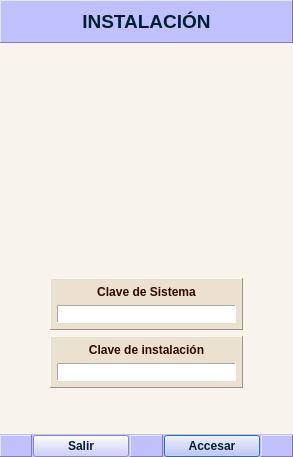
<?xml version="1.0" encoding="UTF-8"?>
<ui version="4.0">
 <class>Dialog</class>
 <widget class="QDialog" name="Dialog">
  <property name="windowModality">
   <enum>Qt::ApplicationModal</enum>
  </property>
  <property name="geometry">
   <rect>
    <x>0</x>
    <y>0</y>
    <width>293</width>
    <height>457</height>
   </rect>
  </property>
  <property name="windowIcon">
   <iconset resource="resources.qrc">
    <normaloff>:/icon.ico</normaloff>:/icon.ico</iconset>
  </property>
  <property name="styleSheet">
   <string notr="true">background-color:#F8F4ED;</string>
  </property>
  <layout class="QGridLayout" name="gridLayout">
   <property name="margin">
    <number>0</number>
   </property>
   <item row="5" column="0">
    <spacer name="verticalSpacer">
     <property name="orientation">
      <enum>Qt::Vertical</enum>
     </property>
     <property name="sizeType">
      <enum>QSizePolicy::Preferred</enum>
     </property>
     <property name="sizeHint" stdset="0">
      <size>
       <width>40</width>
       <height>40</height>
      </size>
     </property>
    </spacer>
   </item>
   <item row="11" column="0">
    <spacer name="verticalSpacer_4">
     <property name="orientation">
      <enum>Qt::Vertical</enum>
     </property>
     <property name="sizeType">
      <enum>QSizePolicy::Preferred</enum>
     </property>
     <property name="sizeHint" stdset="0">
      <size>
       <width>178</width>
       <height>40</height>
      </size>
     </property>
    </spacer>
   </item>
   <item row="1" column="0">
    <widget class="QFrame" name="titleFR">
     <property name="sizePolicy">
      <sizepolicy hsizetype="Preferred" vsizetype="Fixed">
       <horstretch>0</horstretch>
       <verstretch>0</verstretch>
      </sizepolicy>
     </property>
     <property name="styleSheet">
      <string notr="true">color:#002030; background-color:#C0C0FF</string>
     </property>
     <property name="frameShape">
      <enum>QFrame::Panel</enum>
     </property>
     <property name="frameShadow">
      <enum>QFrame::Raised</enum>
     </property>
     <layout class="QVBoxLayout" name="verticalLayout_4">
      <item>
       <widget class="QLabel" name="titleLB">
        <property name="font">
         <font>
          <pointsize>14</pointsize>
          <weight>75</weight>
          <bold>true</bold>
         </font>
        </property>
        <property name="text">
         <string>INSTALACIÓN</string>
        </property>
        <property name="alignment">
         <set>Qt::AlignCenter</set>
        </property>
       </widget>
      </item>
     </layout>
    </widget>
   </item>
   <item row="2" column="0">
    <spacer name="verticalSpacer_2">
     <property name="orientation">
      <enum>Qt::Vertical</enum>
     </property>
     <property name="sizeType">
      <enum>QSizePolicy::Preferred</enum>
     </property>
     <property name="sizeHint" stdset="0">
      <size>
       <width>20</width>
       <height>40</height>
      </size>
     </property>
    </spacer>
   </item>
   <item row="13" column="0">
    <widget class="QFrame" name="buttonsFR_layout">
     <property name="sizePolicy">
      <sizepolicy hsizetype="Preferred" vsizetype="Fixed">
       <horstretch>0</horstretch>
       <verstretch>0</verstretch>
      </sizepolicy>
     </property>
     <property name="styleSheet">
      <string notr="true">color:#002030; background-color:#C0C0FF</string>
     </property>
     <property name="frameShape">
      <enum>QFrame::NoFrame</enum>
     </property>
     <property name="frameShadow">
      <enum>QFrame::Raised</enum>
     </property>
     <layout class="QHBoxLayout" name="horizontalLayout_3">
      <property name="spacing">
       <number>1</number>
      </property>
      <property name="leftMargin">
       <number>0</number>
      </property>
      <property name="topMargin">
       <number>1</number>
      </property>
      <property name="rightMargin">
       <number>0</number>
      </property>
      <property name="bottomMargin">
       <number>0</number>
      </property>
      <item>
       <widget class="QFrame" name="leftSpacerFR">
        <property name="sizePolicy">
         <sizepolicy hsizetype="Preferred" vsizetype="Preferred">
          <horstretch>1</horstretch>
          <verstretch>0</verstretch>
         </sizepolicy>
        </property>
        <property name="frameShape">
         <enum>QFrame::Panel</enum>
        </property>
        <property name="frameShadow">
         <enum>QFrame::Raised</enum>
        </property>
        <property name="lineWidth">
         <number>1</number>
        </property>
       </widget>
      </item>
      <item>
       <widget class="QPushButton" name="cancelBU">
        <property name="sizePolicy">
         <sizepolicy hsizetype="Minimum" vsizetype="Fixed">
          <horstretch>3</horstretch>
          <verstretch>0</verstretch>
         </sizepolicy>
        </property>
        <property name="font">
         <font>
          <pointsize>9</pointsize>
          <weight>75</weight>
          <bold>true</bold>
         </font>
        </property>
        <property name="text">
         <string>Salir</string>
        </property>
        <property name="icon">
         <iconset resource="resources.qrc">
          <normaloff>:/Cancel.png</normaloff>:/Cancel.png</iconset>
        </property>
        <property name="iconSize">
         <size>
          <width>32</width>
          <height>32</height>
         </size>
        </property>
       </widget>
      </item>
      <item>
       <widget class="QFrame" name="frame_2">
        <property name="sizePolicy">
         <sizepolicy hsizetype="Preferred" vsizetype="Preferred">
          <horstretch>1</horstretch>
          <verstretch>0</verstretch>
         </sizepolicy>
        </property>
        <property name="frameShape">
         <enum>QFrame::Panel</enum>
        </property>
        <property name="frameShadow">
         <enum>QFrame::Raised</enum>
        </property>
        <property name="lineWidth">
         <number>1</number>
        </property>
       </widget>
      </item>
      <item>
       <widget class="QPushButton" name="acceptBU">
        <property name="sizePolicy">
         <sizepolicy hsizetype="Minimum" vsizetype="Fixed">
          <horstretch>3</horstretch>
          <verstretch>0</verstretch>
         </sizepolicy>
        </property>
        <property name="font">
         <font>
          <pointsize>9</pointsize>
          <weight>75</weight>
          <bold>true</bold>
         </font>
        </property>
        <property name="text">
         <string>Accesar</string>
        </property>
        <property name="icon">
         <iconset resource="resources.qrc">
          <normaloff>:/CheckMark.png</normaloff>:/CheckMark.png</iconset>
        </property>
        <property name="iconSize">
         <size>
          <width>32</width>
          <height>32</height>
         </size>
        </property>
        <property name="default">
         <bool>true</bool>
        </property>
       </widget>
      </item>
      <item>
       <widget class="QFrame" name="rightSpacerFR">
        <property name="sizePolicy">
         <sizepolicy hsizetype="Preferred" vsizetype="Preferred">
          <horstretch>1</horstretch>
          <verstretch>0</verstretch>
         </sizepolicy>
        </property>
        <property name="frameShape">
         <enum>QFrame::Panel</enum>
        </property>
        <property name="frameShadow">
         <enum>QFrame::Raised</enum>
        </property>
        <property name="lineWidth">
         <number>1</number>
        </property>
       </widget>
      </item>
     </layout>
    </widget>
   </item>
   <item row="7" column="0">
    <widget class="QFrame" name="installCodeFR_layout">
     <property name="frameShadow">
      <enum>QFrame::Raised</enum>
     </property>
     <layout class="QHBoxLayout" name="horizontalLayout_7">
      <property name="margin">
       <number>0</number>
      </property>
      <item>
       <spacer name="spacer_8">
        <property name="orientation">
         <enum>Qt::Horizontal</enum>
        </property>
        <property name="sizeType">
         <enum>QSizePolicy::Preferred</enum>
        </property>
        <property name="sizeHint" stdset="0">
         <size>
          <width>50</width>
          <height>20</height>
         </size>
        </property>
       </spacer>
      </item>
      <item>
       <widget class="QFrame" name="installCodeFR">
        <property name="sizePolicy">
         <sizepolicy hsizetype="Preferred" vsizetype="Fixed">
          <horstretch>0</horstretch>
          <verstretch>0</verstretch>
         </sizepolicy>
        </property>
        <property name="minimumSize">
         <size>
          <width>50</width>
          <height>0</height>
         </size>
        </property>
        <property name="styleSheet">
         <string notr="true">color:#300A00; background-color:#ECE0D0;</string>
        </property>
        <property name="frameShape">
         <enum>QFrame::Panel</enum>
        </property>
        <property name="frameShadow">
         <enum>QFrame::Raised</enum>
        </property>
        <layout class="QVBoxLayout" name="verticalLayout">
         <property name="margin">
          <number>6</number>
         </property>
         <item>
          <widget class="QLabel" name="installCodeLB">
           <property name="font">
            <font>
             <pointsize>9</pointsize>
             <weight>75</weight>
             <bold>true</bold>
            </font>
           </property>
           <property name="text">
            <string>Clave de instalación</string>
           </property>
           <property name="alignment">
            <set>Qt::AlignCenter</set>
           </property>
           <property name="buddy">
            <cstring>installCodeED</cstring>
           </property>
          </widget>
         </item>
         <item>
          <widget class="QFrame" name="passwordFR_wrapper">
           <property name="styleSheet">
            <string notr="true">background-color:#FFFFFF</string>
           </property>
           <property name="frameShape">
            <enum>QFrame::Panel</enum>
           </property>
           <property name="frameShadow">
            <enum>QFrame::Sunken</enum>
           </property>
           <layout class="QVBoxLayout" name="verticalLayout_5">
            <property name="spacing">
             <number>0</number>
            </property>
            <property name="margin">
             <number>0</number>
            </property>
            <item>
             <widget class="CDLineEdit" name="installCodeED">
              <property name="frame">
               <bool>false</bool>
              </property>
              <property name="alignment">
               <set>Qt::AlignCenter</set>
              </property>
             </widget>
            </item>
           </layout>
          </widget>
         </item>
        </layout>
       </widget>
      </item>
      <item>
       <spacer name="spacer_7">
        <property name="orientation">
         <enum>Qt::Horizontal</enum>
        </property>
        <property name="sizeType">
         <enum>QSizePolicy::Preferred</enum>
        </property>
        <property name="sizeHint" stdset="0">
         <size>
          <width>50</width>
          <height>20</height>
         </size>
        </property>
       </spacer>
      </item>
     </layout>
    </widget>
   </item>
   <item row="6" column="0">
    <widget class="QFrame" name="systemCodeFR_layout">
     <layout class="QHBoxLayout" name="horizontalLayout">
      <property name="margin">
       <number>0</number>
      </property>
      <item>
       <spacer name="spacer_10">
        <property name="orientation">
         <enum>Qt::Horizontal</enum>
        </property>
        <property name="sizeType">
         <enum>QSizePolicy::Preferred</enum>
        </property>
        <property name="sizeHint" stdset="0">
         <size>
          <width>50</width>
          <height>20</height>
         </size>
        </property>
       </spacer>
      </item>
      <item>
       <widget class="QFrame" name="systemCodeFR">
        <property name="sizePolicy">
         <sizepolicy hsizetype="Preferred" vsizetype="Fixed">
          <horstretch>0</horstretch>
          <verstretch>0</verstretch>
         </sizepolicy>
        </property>
        <property name="styleSheet">
         <string notr="true">color:#300A00; background-color:#ECE0D0;</string>
        </property>
        <property name="frameShape">
         <enum>QFrame::Panel</enum>
        </property>
        <property name="frameShadow">
         <enum>QFrame::Raised</enum>
        </property>
        <layout class="QVBoxLayout" name="verticalLayout_12">
         <property name="margin">
          <number>6</number>
         </property>
         <item>
          <widget class="QLabel" name="systemCodeLB">
           <property name="font">
            <font>
             <pointsize>9</pointsize>
             <weight>75</weight>
             <bold>true</bold>
            </font>
           </property>
           <property name="text">
            <string>Clave de Sistema</string>
           </property>
           <property name="alignment">
            <set>Qt::AlignCenter</set>
           </property>
          </widget>
         </item>
         <item>
          <widget class="QFrame" name="usernameFR_wrapper">
           <property name="styleSheet">
            <string notr="true">background-color:#FFFFFF</string>
           </property>
           <property name="frameShape">
            <enum>QFrame::Panel</enum>
           </property>
           <property name="frameShadow">
            <enum>QFrame::Sunken</enum>
           </property>
           <layout class="QVBoxLayout" name="verticalLayout_14">
            <property name="spacing">
             <number>0</number>
            </property>
            <property name="margin">
             <number>0</number>
            </property>
            <item>
             <widget class="CDLineEdit" name="systemCodeED">
              <property name="frame">
               <bool>false</bool>
              </property>
              <property name="alignment">
               <set>Qt::AlignCenter</set>
              </property>
              <property name="readOnly">
               <bool>true</bool>
              </property>
             </widget>
            </item>
           </layout>
          </widget>
         </item>
        </layout>
       </widget>
      </item>
      <item>
       <spacer name="spacer_9">
        <property name="orientation">
         <enum>Qt::Horizontal</enum>
        </property>
        <property name="sizeType">
         <enum>QSizePolicy::Preferred</enum>
        </property>
        <property name="sizeHint" stdset="0">
         <size>
          <width>50</width>
          <height>20</height>
         </size>
        </property>
       </spacer>
      </item>
     </layout>
    </widget>
   </item>
   <item row="3" column="0">
    <widget class="QFrame" name="logoFR_layout">
     <property name="frameShadow">
      <enum>QFrame::Raised</enum>
     </property>
     <layout class="QHBoxLayout" name="horizontalLayout_8">
      <property name="margin">
       <number>0</number>
      </property>
      <item>
       <spacer name="spacer_11">
        <property name="orientation">
         <enum>Qt::Horizontal</enum>
        </property>
        <property name="sizeType">
         <enum>QSizePolicy::Preferred</enum>
        </property>
        <property name="sizeHint" stdset="0">
         <size>
          <width>40</width>
          <height>20</height>
         </size>
        </property>
       </spacer>
      </item>
      <item>
       <widget class="QLabel" name="logoLB">
        <property name="sizePolicy">
         <sizepolicy hsizetype="Fixed" vsizetype="Fixed">
          <horstretch>0</horstretch>
          <verstretch>0</verstretch>
         </sizepolicy>
        </property>
        <property name="minimumSize">
         <size>
          <width>144</width>
          <height>144</height>
         </size>
        </property>
        <property name="font">
         <font>
          <family>Copperplate Gothic Light</family>
          <pointsize>18</pointsize>
          <weight>75</weight>
          <bold>true</bold>
         </font>
        </property>
        <property name="styleSheet">
         <string notr="true">color:#300A00;</string>
        </property>
        <property name="text">
         <string/>
        </property>
        <property name="pixmap">
         <pixmap resource="resources.qrc">:/systemLogo.png</pixmap>
        </property>
        <property name="alignment">
         <set>Qt::AlignBottom|Qt::AlignHCenter</set>
        </property>
       </widget>
      </item>
      <item>
       <spacer name="spacer_12">
        <property name="orientation">
         <enum>Qt::Horizontal</enum>
        </property>
        <property name="sizeType">
         <enum>QSizePolicy::Preferred</enum>
        </property>
        <property name="sizeHint" stdset="0">
         <size>
          <width>40</width>
          <height>20</height>
         </size>
        </property>
       </spacer>
      </item>
     </layout>
    </widget>
   </item>
  </layout>
 </widget>
 <customwidgets>
  <customwidget>
   <class>CDLineEdit</class>
   <extends>QLineEdit</extends>
   <header>cdWidgets.cdLineEdit</header>
   <slots>
    <slot>updateStatus()</slot>
   </slots>
  </customwidget>
 </customwidgets>
 <tabstops>
  <tabstop>systemCodeED</tabstop>
  <tabstop>installCodeED</tabstop>
  <tabstop>acceptBU</tabstop>
  <tabstop>cancelBU</tabstop>
 </tabstops>
 <resources>
  <include location="resources.qrc"/>
  <include location="resources.qrc"/>
 </resources>
 <connections/>
</ui>
